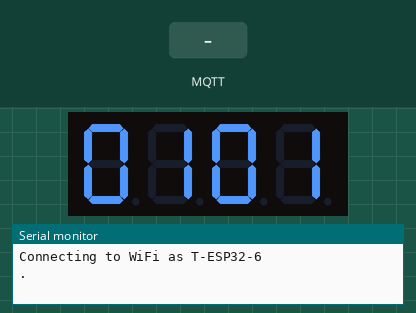
A sketch run on a simulated ESP32. Parts: 4-digit seven-segment display, the last lines printed to the serial monitor. Inputs (shaded band) come from the test bench. WiFi joins after 1.5 s; servers stay silent unless stated; no MQTT or app messages arrive unless stated.

Above: at 0.1 s.
At 3.0 s:
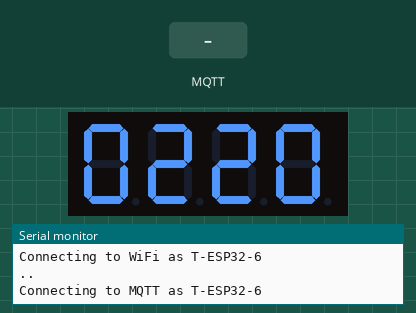
3.1 s: MQTT message "," arrives on the first subscribed topic
At 3.7 s:
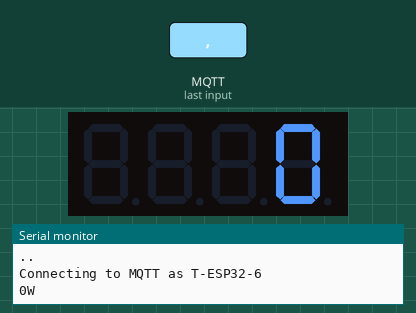
Timing chart, 0 to 6.1 s (numbered marks = the images above; inputs shaded):
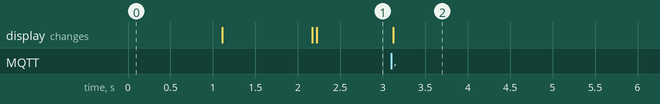

Measured:
- after the input at 3.1 s, the display: changes at once (image 2)

The sketch:

0_arduino_code_mqtt_display.ino
```cpp
#include <Arduino.h>

#include "esp32-hal-cpu.h" // for power saving via setCpuFrequencyMhz()

// WiFi
#include <WiFi.h>
#include "esp_wifi.h"       // for power saving via esp_wifi_set_ps()
#include "TM_WiFi_secret.h" // WiFi credentials

// MQTT
// from https://www.emqx.com/en/blog/esp32-connects-to-the-free-public-mqtt-broker
#include <PubSubClient.h>
#include "TM_MQTT_secret.h" // MQTT credentials

// Display
#include <TM1637Display.h>

// Variables
static const char my_device_name[] = "T-ESP32-6";
WiFiClient espWiFiClient;
PubSubClient mqtt_client(espWiFiClient);
TM1637Display my_display(32, 33); // pin_clk, pin_dio

void setup()
{
  Serial.begin(115200);

  // ESP32
  setCpuFrequencyMhz(80); // 240, 160, 80

  // Display
  my_display.clear();
  my_display.setBrightness(0, true);
  my_display.showNumberDec(0, true);
}

void loop()
{
  if (WiFi.status() != WL_CONNECTED)
  {
    wifi_connect();
  }

  if (!mqtt_client.connected())
  {
    mqtt_connect();
  }

  mqtt_client.loop();
}

void wifi_connect()
{
  my_display.showNumberDec(100, true);
  WiFi.begin(WIFI_SSID, WIFI_PASSWORD);
  WiFi.config(INADDR_NONE, INADDR_NONE, INADDR_NONE); // required to set hostname properly
  WiFi.setHostname(my_device_name);
  int i = 0;
  Serial.printf("Connecting to WiFi as %s\n", my_device_name);
  while (WiFi.status() != WL_CONNECTED)
  {
    my_display.showNumberDec(101 + i, true);
    Serial.print(".");
    delay(1000);
    if (i == 15) // reconnect after 15s
    {
      WiFi.reconnect();
      i = 0;
    }
    i++;
  }
  // connection successful
  Serial.println(); // final linebreak after the "."
  my_display.showNumberDec(120, true);
  // enable Power Saving Modem
  esp_wifi_set_ps(WIFI_PS_MAX_MODEM);
}

void mqtt_connect()
{
  my_display.showNumberDec(200, true);
  mqtt_client.setServer(MQTT_HOST, MQTT_PORT);
  mqtt_client.setCallback(mqtt_callback_message_processor);
  Serial.printf("Connecting to MQTT as %s\n", my_device_name);
  int i = 0;
  while (!mqtt_client.connected())
  {
    my_display.showNumberDec(201 + i, true);
    if (!mqtt_client.connect(my_device_name, MQTT_USER, MQTT_PASSWORD))
    {
      Serial.printf("Failed with state %d\n", mqtt_client.state());
      delay(1000 * (i + 1));
    }
    if (i == 15) // restart after 15 retries
    {
      ESP.restart();
    }
    i++;
  }
  // connection successful
  my_display.showNumberDec(220, true);
  mqtt_client.subscribe("tele/tasmota_MT681/SENSOR");
  // mqtt_client.publish("esp32/test", "ESP32 body");
}

void mqtt_callback_message_processor(char *topic, byte *payload, unsigned int length)
{
  // example payload
  // {"Time":"2024-08-07T08:53:42","MT681":{"Total_in":186.7106,"Power_cur":79.9,"Total_out":266.8507}}
  String payloadString = "";
  for (int i = 0; i < length; i++)

  {
    // Serial.print((char)payload[i]);
    payloadString += (char)payload[i];
  }
  // Serial.println();

  // Extract the "Power_cur" value
  String key = "\"Power_cur\":";
  int startIndex = payloadString.indexOf(key) + key.length();
  int endIndex = payloadString.indexOf(",", startIndex);
  String powerCurString = payloadString.substring(startIndex, endIndex);
  int powerCurInt = (int)(powerCurString.toFloat());

  my_display.showNumberDec(powerCurInt, false);
  Serial.printf("%dW\n", powerCurInt);
}
```
